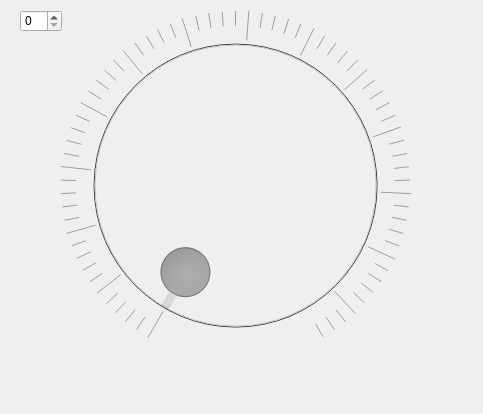
<?xml version="1.0" encoding="UTF-8"?>
<ui version="4.0">
 <class>Dialog</class>
 <widget class="QDialog" name="Dialog">
  <property name="enabled">
   <bool>true</bool>
  </property>
  <property name="geometry">
   <rect>
    <x>0</x>
    <y>0</y>
    <width>483</width>
    <height>414</height>
   </rect>
  </property>
  <property name="windowTitle">
   <string>Energometro</string>
  </property>
  <property name="windowIcon">
   <iconset resource="manometro.qrc">
    <normaloff>:/window_icon.png</normaloff>:/window_icon.png</iconset>
  </property>
  <property name="windowOpacity">
   <double>1.000000000000000</double>
  </property>
  <property name="autoFillBackground">
   <bool>false</bool>
  </property>
  <property name="styleSheet">
   <string notr="true">background-image: url(:/sfondoImg.png);</string>
  </property>
  <property name="sizeGripEnabled">
   <bool>false</bool>
  </property>
  <property name="modal">
   <bool>false</bool>
  </property>
  <widget class="Dial" name="dial">
   <property name="enabled">
    <bool>false</bool>
   </property>
   <property name="geometry">
    <rect>
     <x>60</x>
     <y>10</y>
     <width>351</width>
     <height>351</height>
    </rect>
   </property>
   <property name="sizePolicy">
    <sizepolicy hsizetype="Preferred" vsizetype="Preferred">
     <horstretch>0</horstretch>
     <verstretch>0</verstretch>
    </sizepolicy>
   </property>
   <property name="minimumSize">
    <size>
     <width>331</width>
     <height>331</height>
    </size>
   </property>
   <property name="baseSize">
    <size>
     <width>0</width>
     <height>9</height>
    </size>
   </property>
   <property name="autoFillBackground">
    <bool>false</bool>
   </property>
   <property name="styleSheet">
    <string notr="true">background-color: rgb(48, 48, 48);</string>
   </property>
   <property name="maximum">
    <number>270</number>
   </property>
   <property name="invertedAppearance">
    <bool>false</bool>
   </property>
   <property name="invertedControls">
    <bool>false</bool>
   </property>
   <property name="wrapping">
    <bool>false</bool>
   </property>
   <property name="notchesVisible">
    <bool>true</bool>
   </property>
  </widget>
  <widget class="QPushButton" name="pB_Arrivederci">
   <property name="geometry">
    <rect>
     <x>10</x>
     <y>320</y>
     <width>80</width>
     <height>80</height>
    </rect>
   </property>
   <property name="cursor">
    <cursorShape>PointingHandCursor</cursorShape>
   </property>
   <property name="focusPolicy">
    <enum>Qt::NoFocus</enum>
   </property>
   <property name="toolTip">
    <string>Chiusura manometro</string>
   </property>
   <property name="autoFillBackground">
    <bool>false</bool>
   </property>
   <property name="styleSheet">
    <string notr="true">QPushButton {
background-image: url(:/E_Saluto.svg);
border: none;
}</string>
   </property>
   <property name="text">
    <string/>
   </property>
   <property name="autoDefault">
    <bool>true</bool>
   </property>
   <property name="flat">
    <bool>false</bool>
   </property>
  </widget>
  <widget class="QPushButton" name="pB_Pollice">
   <property name="geometry">
    <rect>
     <x>390</x>
     <y>20</y>
     <width>80</width>
     <height>80</height>
    </rect>
   </property>
   <property name="cursor">
    <cursorShape>PointingHandCursor</cursorShape>
   </property>
   <property name="focusPolicy">
    <enum>Qt::NoFocus</enum>
   </property>
   <property name="toolTip">
    <string>Reset manometro</string>
   </property>
   <property name="autoFillBackground">
    <bool>false</bool>
   </property>
   <property name="styleSheet">
    <string notr="true">QPushButton {
background-image: url(:/E_Pollice.svg);
border: none;
}</string>
   </property>
   <property name="text">
    <string/>
   </property>
   <property name="iconSize">
    <size>
     <width>16</width>
     <height>16</height>
    </size>
   </property>
   <property name="checkable">
    <bool>false</bool>
   </property>
   <property name="checked">
    <bool>false</bool>
   </property>
   <property name="autoRepeat">
    <bool>false</bool>
   </property>
   <property name="autoExclusive">
    <bool>false</bool>
   </property>
   <property name="autoDefault">
    <bool>false</bool>
   </property>
   <property name="default">
    <bool>false</bool>
   </property>
   <property name="flat">
    <bool>false</bool>
   </property>
  </widget>
  <widget class="QPushButton" name="pB_Ok">
   <property name="geometry">
    <rect>
     <x>390</x>
     <y>320</y>
     <width>80</width>
     <height>80</height>
    </rect>
   </property>
   <property name="maximumSize">
    <size>
     <width>16777212</width>
     <height>16777215</height>
    </size>
   </property>
   <property name="cursor">
    <cursorShape>PointingHandCursor</cursorShape>
   </property>
   <property name="focusPolicy">
    <enum>Qt::NoFocus</enum>
   </property>
   <property name="contextMenuPolicy">
    <enum>Qt::DefaultContextMenu</enum>
   </property>
   <property name="toolTip">
    <string>Inizio simulazione</string>
   </property>
   <property name="layoutDirection">
    <enum>Qt::LeftToRight</enum>
   </property>
   <property name="autoFillBackground">
    <bool>false</bool>
   </property>
   <property name="styleSheet">
    <string notr="true">QPushButton {
background-image: url(:/E_Ok.svg);
border: none;
}</string>
   </property>
   <property name="text">
    <string/>
   </property>
   <property name="iconSize">
    <size>
     <width>80</width>
     <height>80</height>
    </size>
   </property>
   <property name="checkable">
    <bool>false</bool>
   </property>
   <property name="autoRepeat">
    <bool>false</bool>
   </property>
   <property name="autoExclusive">
    <bool>false</bool>
   </property>
   <property name="autoDefault">
    <bool>true</bool>
   </property>
   <property name="default">
    <bool>false</bool>
   </property>
   <property name="flat">
    <bool>false</bool>
   </property>
  </widget>
  <widget class="QSpinBox" name="spinBox">
   <property name="geometry">
    <rect>
     <x>20</x>
     <y>10</y>
     <width>42</width>
     <height>22</height>
    </rect>
   </property>
   <property name="maximum">
    <number>270</number>
   </property>
  </widget>
 </widget>
 <customwidgets>
  <customwidget>
   <class>Dial</class>
   <extends>QDial</extends>
   <header location="global">dial.h</header>
  </customwidget>
 </customwidgets>
 <resources>
  <include location="manometro.qrc"/>
 </resources>
 <connections/>
</ui>
